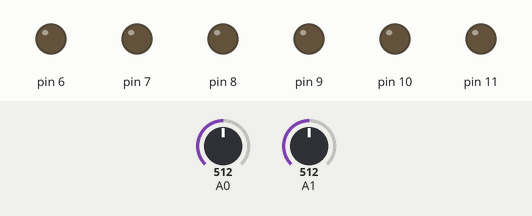
This sketch was run on a simulated Arduino Uno, built with avr-gcc and run on an emulated ATmega328P. On the bench: output pins drawn as LEDs (lit = HIGH). The inputs (shaded band) are chosen by the test bench; at power-on: A1 = 512, A0 = 512.

Above: at 1.2 s.
1.3 s: A1 set to 533
2.8 s: A1 set to 565
At 3.2 s:
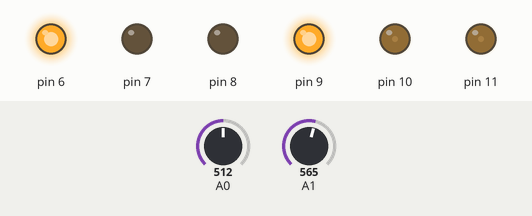
4.3 s: A0 set to 0
At 5.5 s:
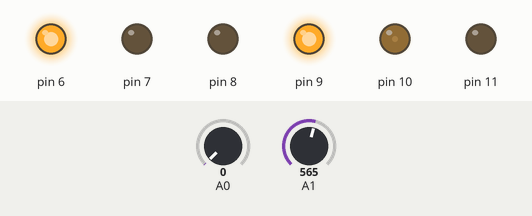
5.8 s: A0 set to 35
7.3 s: A0 set to 42
At 7.8 s:
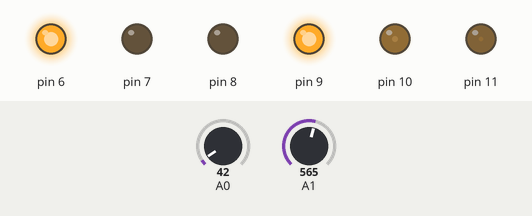
8.8 s: A1 set to 460
At 10.2 s:
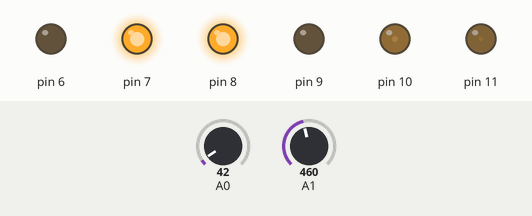
Timing chart, 0 to 11.3 s (numbered marks = the images above; inputs shaded):
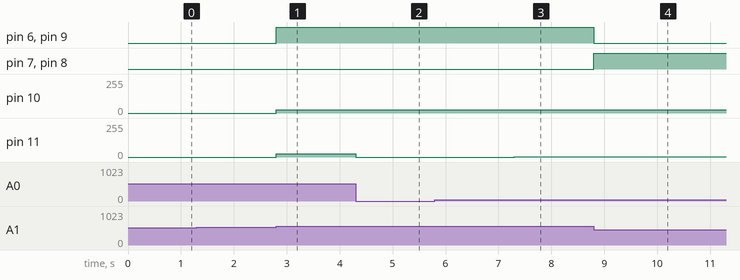

The sketch:

JoystickControlledRobot.ino
```cpp
int	speed		= 0,		/* Y-Axis read of the Joystick */
	speedA		= 0,		/* Speed to be written to the right motor */
	speedB		= 0,		/* Speed to be written to the left motor */
	direction	= 0,		/* X-Axis read of the Joystick */
	max_speed	= 0;		/* The speed of the faster motor */

void setup () {
	pinMode(A0,  INPUT);	/* Joystick X-Axis input */
	pinMode(A1,  INPUT);	/* Joystick Y-Axis input */
	pinMode(11, OUTPUT);	/* Left Motor Enable (ENB) */
	pinMode(10, OUTPUT);	/* Right Motor Enable (ENA) */
	pinMode( 9, OUTPUT);	/* Left Motor +ve terminal (IN4) */
	pinMode( 8, OUTPUT);	/* Left Motor -ve terminal (IN3) */
	pinMode( 7, OUTPUT);	/* Right Motor -ve terminal (IN2) */
	pinMode( 6, OUTPUT);	/* Right Motor +ve terminal (IN1) */
}

void loop() {
	speed = analogRead(A1);
	if (speed > 550) {
		/**
		 * If the Joystick is in the Upper region
		 * Set the motors direction to move forward
		 * */
		digitalWrite(9, HIGH);
		digitalWrite(8, LOW);
		digitalWrite(7, LOW);
		digitalWrite(6, HIGH);
		speed = speed - 512;
	} else if (speed < 470) {
		/**
		 * If the Joystick is in the Lower region
		 * Set the motors direction to move backward
		 * */
		digitalWrite(9, LOW);
		digitalWrite(8, HIGH);
		digitalWrite(7, HIGH);
		digitalWrite(6, LOW);
		speed = 512 - speed;
	} else {
		/**
		 * If the Joystick is in the Vertically Centered
		 * Turn off the motors
		 * */
		digitalWrite(9, LOW);
		digitalWrite(8, LOW);
		digitalWrite(7, LOW);
		digitalWrite(6, LOW);
		speed = 0;
	}
	/* Map the speed to the output range */
	speed = map(speed, 0, 512, 0, 255);

	direction = analogRead(A0);
	if (direction > 550 || direction < 470) {
		/**
		 * If the Joystick is either in the left or the right regions
		 * motors will get different speeds according to the joystick position
		 * */
		speedA = 1023 - direction;	/* Joystick position relative to the right side */
		speedB = direction;			/* Joystick position relative to the left side */
		/**
		 * The one with the maximum joystick position will get full speed
		 * the other one will get a fraction of full speed equivalent to the ratio
		 * between its joystick position and the maximum joystick position
		 * */
		max_speed = max(speedA, speedB);
		speedA = map(speedA, 0, max_speed, 0, speed);
		speedB = map(speedB, 0, max_speed, 0, speed);
	} else {
		/**
		 * If Joystick is Horizontally Centered
		 * both motors get the full speed
		 * */
		speedA = speed;
		speedB = speed;
	}
	/* Writing the output */
	analogWrite(10, speedA);
	analogWrite(11, speedB);

	/* To reduce simulation computations */
	// delay(20);
}
```

Measured:
- the behaviour switches between 550 and 551 on A1 (found by bisection; images 0 and 1)
- after the input at 1.3 s, every drawn part: stays the same
- after the input at 2.8 s, pin 6, pin 9: LOW → HIGH at once; pin 10, pin 11: 0/255 → 26/255 at once
- after the input at 4.3 s, pin 11: 26/255 → 0/255 at once
- after the input at 5.8 s, every drawn part: stays the same
- after the input at 7.3 s, pin 11: 0/255 → 1/255 at once
- after the input at 8.8 s, pin 6, pin 9: HIGH → LOW at once; pin 7, pin 8: LOW → HIGH at once; pin 10: 26/255 → 25/255 at once
